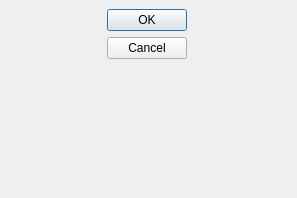
<?xml version="1.0" encoding="UTF-8"?>
<ui version="4.0">
 <class>functionselect</class>
 <widget class="QDialog" name="functionselect">
  <property name="enabled">
   <bool>true</bool>
  </property>
  <property name="geometry">
   <rect>
    <x>0</x>
    <y>0</y>
    <width>297</width>
    <height>198</height>
   </rect>
  </property>
  <property name="windowTitle">
   <string>Dialog</string>
  </property>
  <property name="sizeGripEnabled">
   <bool>false</bool>
  </property>
  <layout class="QGridLayout" name="gridLayout" rowstretch="0" columnstretch="5,1">
   <property name="sizeConstraint">
    <enum>QLayout::SetDefaultConstraint</enum>
   </property>
   <property name="leftMargin">
    <number>9</number>
   </property>
   <property name="topMargin">
    <number>9</number>
   </property>
   <property name="horizontalSpacing">
    <number>6</number>
   </property>
   <item row="0" column="0">
    <layout class="QGridLayout" name="checkLayout"/>
   </item>
   <item row="0" column="1">
    <widget class="QDialogButtonBox" name="buttonBox">
     <property name="orientation">
      <enum>Qt::Vertical</enum>
     </property>
     <property name="standardButtons">
      <set>QDialogButtonBox::Cancel|QDialogButtonBox::Ok</set>
     </property>
    </widget>
   </item>
  </layout>
 </widget>
 <resources/>
 <connections>
  <connection>
   <sender>buttonBox</sender>
   <signal>accepted()</signal>
   <receiver>functionselect</receiver>
   <slot>accept()</slot>
   <hints>
    <hint type="sourcelabel">
     <x>300</x>
     <y>90</y>
    </hint>
    <hint type="destinationlabel">
     <x>157</x>
     <y>274</y>
    </hint>
   </hints>
  </connection>
  <connection>
   <sender>buttonBox</sender>
   <signal>rejected()</signal>
   <receiver>functionselect</receiver>
   <slot>reject()</slot>
   <hints>
    <hint type="sourcelabel">
     <x>326</x>
     <y>90</y>
    </hint>
    <hint type="destinationlabel">
     <x>286</x>
     <y>274</y>
    </hint>
   </hints>
  </connection>
 </connections>
</ui>
